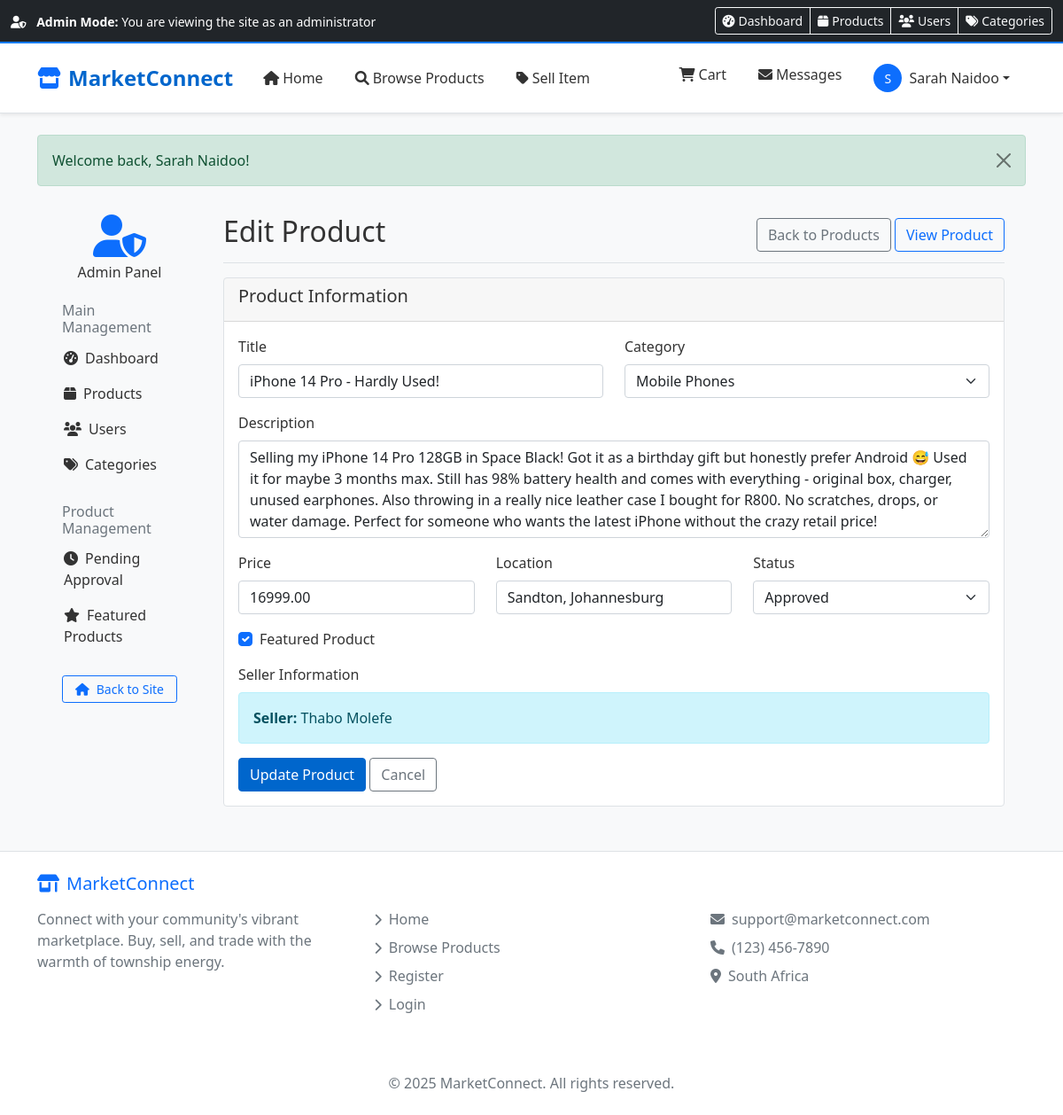
Page /admin/edit_product.php?id=1 (signed in) on the committed database.
### tables this page shows
CREATE TABLE products (
    id INT AUTO_INCREMENT PRIMARY KEY,
    title VARCHAR(255) NOT NULL,
    description TEXT NOT NULL,
    price DECIMAL(10,2) NOT NULL,
    negotiable TINYINT(1) DEFAULT 0,
    condition_status ENUM('new','like_new','good','fair','poor') DEFAULT 'good',
    category_id INT NOT NULL,
    seller_id INT NOT NULL,
    location VARCHAR(255),  
    stock INT NOT NULL DEFAULT 1,
    status ENUM('pending','approved','rejected') DEFAULT 'pending',
    featured TINYINT(1) NOT NULL DEFAULT 0,
    views INT DEFAULT 0,
    image VARCHAR(255),
    created_at DATETIME DEFAULT CURRENT_TIMESTAMP,
    updated_at DATETIME DEFAULT CURRENT_TIMESTAMP ON UPDATE CURRENT_TIMESTAMP,
    FOREIGN KEY (category_id) REFERENCES categories(id) ON DELETE CASCADE,
    FOREIGN KEY (seller_id) REFERENCES users(id) ON DELETE CASCADE,
    INDEX idx_seller (seller_id),
    INDEX idx_category (category_id),
    INDEX idx_status (status),
    INDEX idx_featured (featured),
    INDEX idx_price (price)
);

CREATE TABLE categories (
    id INT AUTO_INCREMENT PRIMARY KEY,
    name VARCHAR(100) NOT NULL,
    description TEXT,
    parent_id INT NULL,
    display_order INT DEFAULT 0,
    FOREIGN KEY (parent_id) REFERENCES categories(id) ON DELETE CASCADE,
    INDEX idx_parent (parent_id)
);

CREATE TABLE users (
    id INT AUTO_INCREMENT PRIMARY KEY,
    name VARCHAR(100) NOT NULL,
    email VARCHAR(100) NOT NULL UNIQUE,
    password VARCHAR(255) NOT NULL,
    phone VARCHAR(20),
    role TINYINT NOT NULL DEFAULT 1 COMMENT '1=Regular User, 3=Admin',
    status ENUM('active','inactive') DEFAULT 'active',
    profile_picture VARCHAR(255),
     
    location VARCHAR(255),
    created_at DATETIME DEFAULT CURRENT_TIMESTAMP,
    INDEX idx_email (email),
    INDEX idx_role (role),
    INDEX idx_status (status)
);

### admin/edit_product.php (the view, shortened to what this page needs)
<?php
require_once '../includes/db_connect.php';
$product_id = (int)$_GET['id'];
$product_query = "SELECT p.*, c.name as category_name, u.name as seller_name
                 FROM products p
                 JOIN categories c ON p.category_id = c.id
                 JOIN users u ON p.seller_id = u.id
                 WHERE p.id = $product_id";
$result = mysqli_query($conn, $product_query);
$product = mysqli_fetch_assoc($result);
$categories = mysqli_query($conn, "SELECT id, name FROM categories ORDER BY name");
include_once '../includes/header.php';
?>
<div class="container-fluid">
    <div class="row">
        <div class="col-md-3 col-lg-2 d-md-block bg-light sidebar collapse">
            <div class="position-sticky pt-3">
                <div class="text-center mb-4">
                    <i class="fas fa-user-shield fa-3x text-primary"></i>
                    <h6 class="mt-2">Admin Panel</h6>
                </div>
                <h6 class="sidebar-heading px-3 mt-4 mb-1 text-muted">
                    <span>Main Management</span>
                </h6>
                <ul class="nav flex-column">
                    <li class="nav-item">
                        <a class="nav-link" href="dashboard.php">
                            <i class="fas fa-tachometer-alt me-2"></i>Dashboard
                        </a>
                    </li>
                    <li class="nav-item">
                        <a class="nav-link active" href="products.php">
                            <i class="fas fa-box me-2"></i>Products
                        </a>
                    </li>
                    <li class="nav-item">
                        <a class="nav-link" href="users.php">
                            <i class="fas fa-users me-2"></i>Users
                        </a>
                    </li>
                    <li class="nav-item">
                        <a class="nav-link" href="categories.php">
                            <i class="fas fa-tags me-2"></i>Categories
                        </a>
                    </li>
                </ul>
                <h6 class="sidebar-heading px-3 mt-4 mb-1 text-muted">
                    <span>Product Management</span>
                </h6>
                <ul class="nav flex-column">
                    <li class="nav-item">
                        <a class="nav-link" href="pending_products.php">
                            <i class="fas fa-clock me-2"></i>Pending Approval
                        </a>
                    </li>
                    <li class="nav-item">
                        <a class="nav-link" href="featured_products.php">
                            <i class="fas fa-star me-2"></i>Featured Products
                        </a>
                    </li>
                </ul>
                <div class="d-grid gap-2 px-3 mt-4">
                    <a href="../index.php" class="btn btn-outline-primary btn-sm">
                        <i class="fas fa-home me-2"></i>Back to Site
                    </a>
                </div>
            </div>
        </div>
        <div class="col-md-9 ms-sm-auto col-lg-10 px-md-4">
            <div class="d-flex justify-content-between flex-wrap flex-md-nowrap align-items-center pt-3 pb-2 mb-3 border-bottom">
                <h1 class="h2">Edit Product</h1>
                <div>
                    <a href="products.php" class="btn btn-outline-secondary">Back to Products</a>
                    <a href="../pages/product_detail.php?id=<?php echo $product_id; ?>" class="btn btn-outline-primary">View Product</a>
                </div>
            </div>
            <div class="card">
                <div class="card-header">
                    <h5>Product Information</h5>
                </div>
                <div class="card-body">
                    <form method="POST">
                        <div class="row">
                            <div class="col-md-6">
                                <div class="mb-3">
                                    <label class="form-label">Title</label>
                                    <input type="text" class="form-control" name="title" value="<?php echo htmlspecialchars($product['title']); ?>" required>
                                </div>
                            </div>
                            <div class="col-md-6">
                                <div class="mb-3">
                                    <label class="form-label">Category</label>
                                    <select class="form-select" name="category_id" required>
                                        <?php while ($category = mysqli_fetch_assoc($categories)): ?>
                                            <option value="<?php echo $category['id']; ?>" <?php echo $product['category_id'] == $category['id'] ? 'selected' : ''; ?>>
                                                <?php echo htmlspecialchars($category['name']); ?>
                                            </option>
                                        <?php endwhile; ?>
                                    </select>
                                </div>
                            </div>
                        </div>
                        <div class="mb-3">
                            <label class="form-label">Description</label>
                            <textarea class="form-control" name="description" rows="4" required><?php echo htmlspecialchars($product['description']); ?></textarea>
                        </div>
                        <div class="row">
                            <div class="col-md-4">
                                <div class="mb-3">
                                    <label class="form-label">Price</label>
                                    <input type="number" step="0.01" class="form-control" name="price" value="<?php echo $product['price']; ?>" required>
                                </div>
                            </div>
                            <div class="col-md-4">
                                <div class="mb-3">
                                    <label class="form-label">Location</label>
                                    <input type="text" class="form-control" name="location" value="<?php echo htmlspecialchars($product['location']); ?>" required>
                                </div>
                            </div>
                            <div class="col-md-4">
                                <div class="mb-3">
                                    <label class="form-label">Status</label>
                                    <select class="form-select" name="status">
                                        <option value="approved" <?php echo $product['status'] == 'approved' ? 'selected' : ''; ?>>Approved</option>
                                    </select>
                                </div>
                            </div>
                        </div>
                        <div class="mb-3">
                            <div class="form-check">
                                <input class="form-check-input" type="checkbox" name="featured" <?php echo $product['featured'] == 1 ? 'checked' : ''; ?>>
                                <label class="form-check-label">Featured Product</label>
                            </div>
                        </div>
                        <div class="mb-3">
                            <label class="form-label">Seller Information</label>
                            <div class="alert alert-info">
                                <strong>Seller:</strong> <?php echo htmlspecialchars($product['seller_name']); ?>
                            </div>
                        </div>
                        <button type="submit" class="btn btn-primary">Update Product</button>
                        <a href="products.php" class="btn btn-outline-secondary">Cancel</a>
                    </form>
                </div>
            </div>
        </div>
    </div>
</div>
<?php include_once '../includes/footer.php'; ?>

### assets/css/style.css (style rules this page uses)
:root { --primary-color: #0066cc; --success-color: #28a745; --danger-color: #dc3545; --gray-color: #6c757d; }
body { font-family: 'Segoe UI', Tahoma, Geneva, Verdana, sans-serif; background-color: #f8f9fa; color: #333; }
.nav-link { color: #333 !important; font-weight: 500; padding: 8px 16px !important; border-radius: 4px; margin: 0 2px; }
.card { border: 1px solid #dee2e6; transition: transform 0.2s, box-shadow 0.2s; }
.btn-primary { background-color: var(--primary-color); border-color: var(--primary-color); }

### rows in the picture
products: title "iPhone 14 Pro - Hardly Used!", category_id "Mobile Phones", description "Selling my iPhone 14 Pro 128GB in Space Black! Got it as a birthday gift but honestly prefer Android 😅 Used it for maybe 3 months max. Still has 98% battery health and comes with everything - original box, charger, unused earphones. Also throwing in a really nice leather case I bought for R800. No scratches, drops, or water damage. Perfect for someone who wants the latest iPhone without the crazy retail price!", price "16999.00", location "Sandton, Johannesburg", status "Approved", featured "☑", seller.name "Thabo Molefe"

### other values in the picture
substr($_SESSION['user_name'], 0, 1) "S"
$_SESSION['user_name'] "Sarah Naidoo"
$_SESSION['message'] "Welcome back, Sarah Naidoo!"
